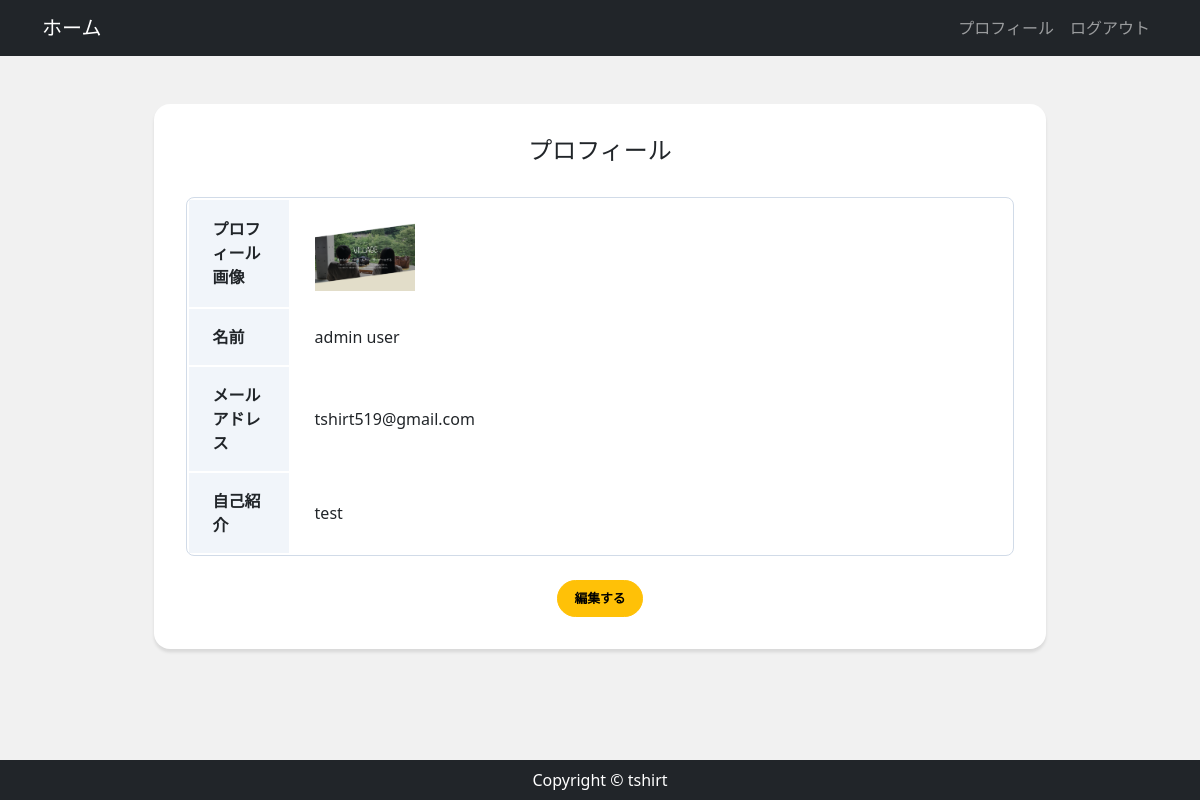
Page /accounts/profile/ (signed in) on the earlier database version.
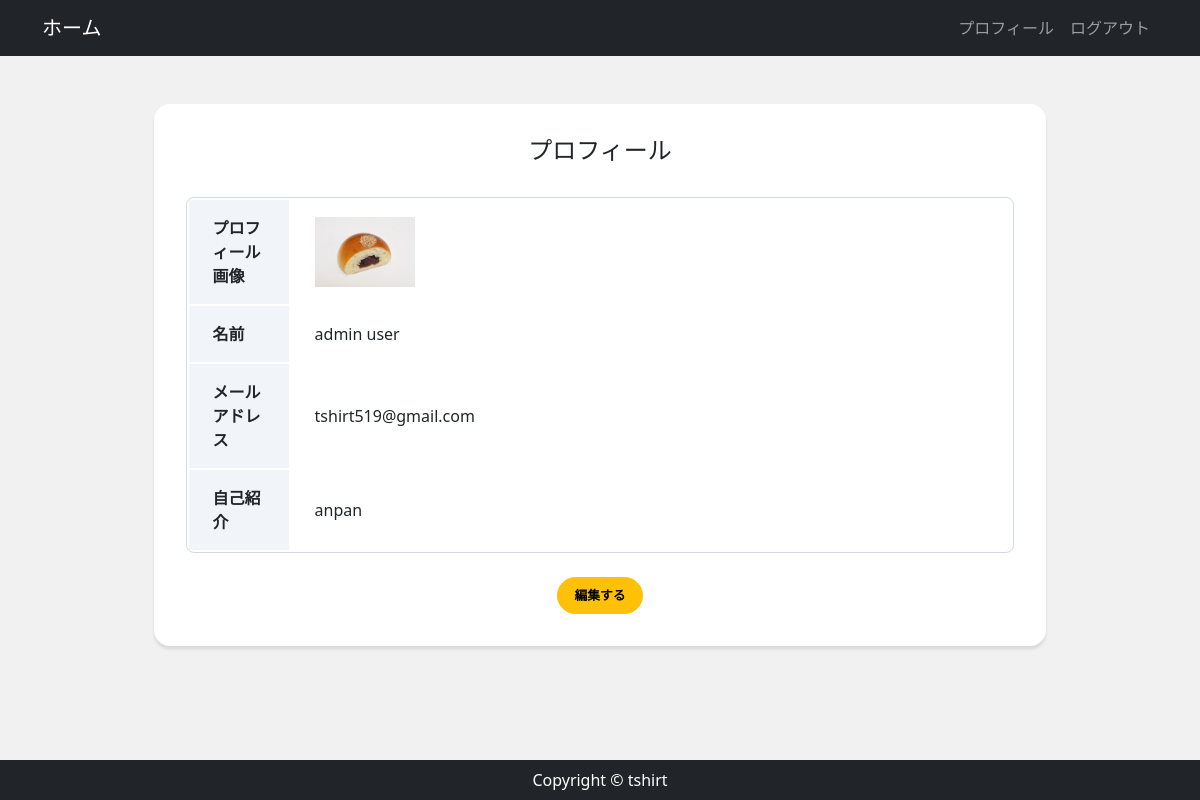
Same page on the later database version.
### accounts/models.py (models this page shows, shortened)
class CustomUser(AbstractBaseUser, PermissionsMixin):
    email = models.EmailField('メールアドレス', unique=True)
    first_name = models.CharField(('姓'), max_length=30,)
    last_name = models.CharField(('名'), max_length=150,)
    created = models.DateField('入会日', default=timezone.now)
    description= models.TextField('自己紹介', default="", blank=True)
    image= models.ImageField(upload_to='images', verbose_name='プロフィール画像', null=True, blank=True)
    is_staff = models.BooleanField(
        ('staff status'),
        default=False,
        help_text=('Designates whether the user can log into this admin site.'),
    )
    is_active = models.BooleanField(
        ('active'),
        default=True,
        help_text=(
            'Designates whether this user should be treated as active. '
            'Unselect this instead of deleting accounts.'
        ),
    )
    objects = UserManager()
    EMAIL_FIELD = 'email'
    USERNAME_FIELD = 'email'
    REQUIRED_FIELDS = []
    class Meta:
        verbose_name = ('user')
        verbose_name_plural = ('users')

### accounts/views.py (the view)
# urls.py: path('profile/', views.ProfileView.as_view(), name='profile'),
class ProfileView(LoginRequiredMixin, View):
  def get(self, request, *args, **kwargs):
    user_data = CustomUser.objects.get(id=request.user.id)
    return render(request, 'accounts/profile.html', {
      'user_data': user_data,
    })

### accounts/templates/accounts/profile.html
{% extends 'app/base.html' %} {% block content %}
<div class="card card-profile mx-auto my-5">
  <div class="card-body">
    <h5 class="card-title text-center">プロフィール</h5>
    <table class="profile_table mb-4">
      <tbody>
        <tr>
          <th class="header">プロフィール画像</th>
          <td class="data">
            {% if user_data.image %}
            <img
              src="{{ user_data.image.url }}"
              alt="user_image"
              width="100px"
            />
            {% endif %}
          </td>
        </tr>
        <tr>
          <th class="header">名前</th>
          <td class="data">
            {{ user_data.first_name }} {{ user_data.last_name }}
          </td>
        </tr>
        <tr>
          <th class="header">メールアドレス</th>
          <td class="data">{{ user_data.email }}</td>
        </tr>
        <tr>
          <th class="header">自己紹介</th>
          <td class="data">{{ user_data.description }}</td>
        </tr>
      </tbody>
    </table>
    <div class="button mx-auto">
      <a
        href="{% url 'profile_edit' %}"
        class="btn btn-lg btn-warning btn-block"
        >編集する</a
      >
    </div>
  </div>
</div>
{% endblock %}

Differences in the rows shown:
changed CustomUser "admin": image: a different picture; description "test" → "anpan"
